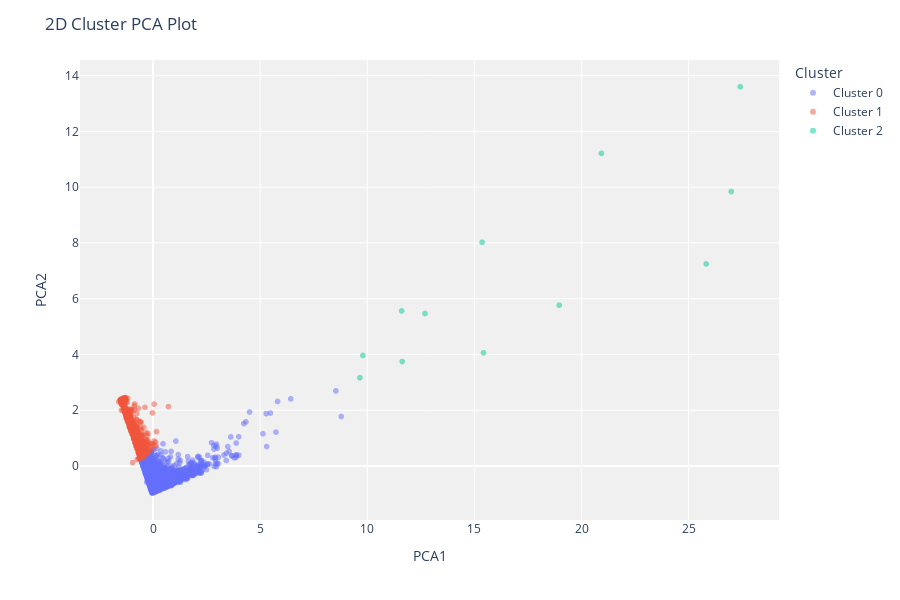

Notebook cell for this chart:
### Markdown cell above
### Cluster Model Plotting

### Code cell
plot_model(kmeans3)

### Figure 1 — Plotly figure (JSON) as saved in the notebook; plotly's stock layout.template omitted (floating-point values rounded to 4 significant figures; data arrays with more than 128 entries replaced by an {"elided": "..."} marker saying what was removed)
{"data": [{"customdata": {"elided": "3264x1 int values"}, "hovertemplate": "Cluster=Cluster 0<br>PCA1=%{x}<br>PCA2=%{y}<br>Feature=%{customdata[0]}<extra></extra>", "legendgroup": "Cluster 0", "marker": {"color": "#636efa", "opacity": 0.5, "symbol": "circle"}, "mode": "markers", "name": "Cluster 0", "showlegend": true, "textposition": "top center", "type": "scattergl", "x": {"elided": "3264 float values"}, "xaxis": "x", "y": {"elided": "3264 float values"}, "yaxis": "y"}, {"customdata": {"elided": "1096x1 int values"}, "hovertemplate": "Cluster=Cluster 1<br>PCA1=%{x}<br>PCA2=%{y}<br>Feature=%{customdata[0]}<extra></extra>", "legendgroup": "Cluster 1", "marker": {"color": "#EF553B", "opacity": 0.5, "symbol": "circle"}, "mode": "markers", "name": "Cluster 1", "showlegend": true, "textposition": "top center", "type": "scattergl", "x": {"elided": "1096 float values"}, "xaxis": "x", "y": {"elided": "1096 float values"}, "yaxis": "y"}, {"customdata": [[14156], [14646], [13089], [17841], [14096], [14911], [12415], [17511], [12748], [17450], [18102], [15311]], "hovertemplate": "Cluster=Cluster 2<br>PCA1=%{x}<br>PCA2=%{y}<br>Feature=%{customdata[0]}<extra></extra>", "legendgroup": "Cluster 2", "marker": {"color": "#00cc96", "opacity": 0.5, "symbol": "circle"}, "mode": "markers", "name": "Cluster 2", "showlegend": true, "textposition": "top center", "type": "scattergl", "x": [12.69, 27.41, 9.656, 25.82, 18.96, 26.99, 11.6, 9.796, 15.43, 15.36, 20.93, 11.63], "xaxis": "x", "y": [5.468, 13.6, 3.166, 7.245, 5.766, 9.842, 5.561, 3.965, 4.056, 8.023, 11.21, 3.747], "yaxis": "y"}], "layout": {"height": 600, "legend": {"title": {"text": "Cluster"}, "tracegroupgap": 0}, "margin": {"t": 60}, "plot_bgcolor": "rgb(240,240,240)", "title": {"text": "2D Cluster PCA Plot"}, "xaxis": {"anchor": "y", "domain": [0, 1], "title": {"text": "PCA1"}}, "yaxis": {"anchor": "x", "domain": [0, 1], "title": {"text": "PCA2"}}}}
